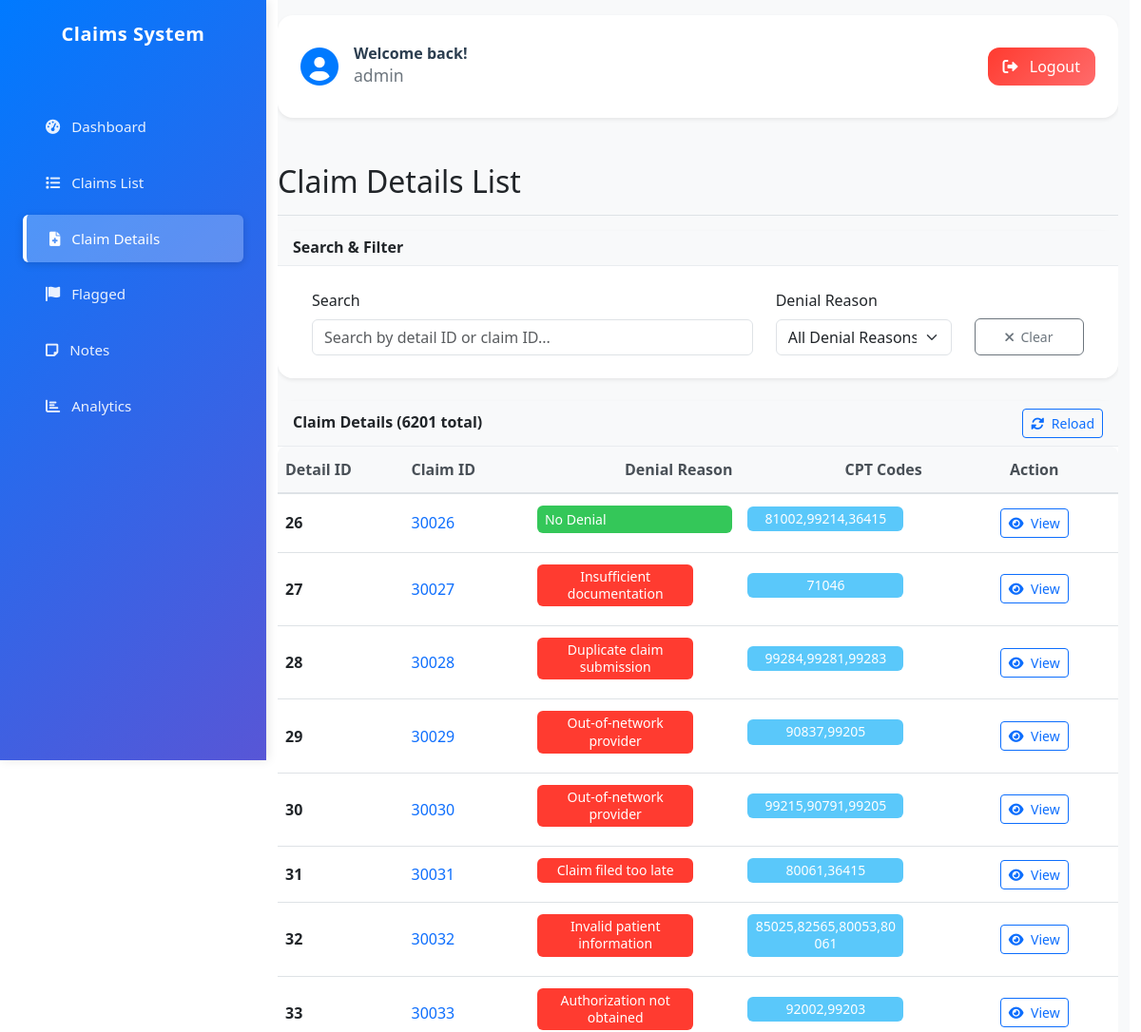
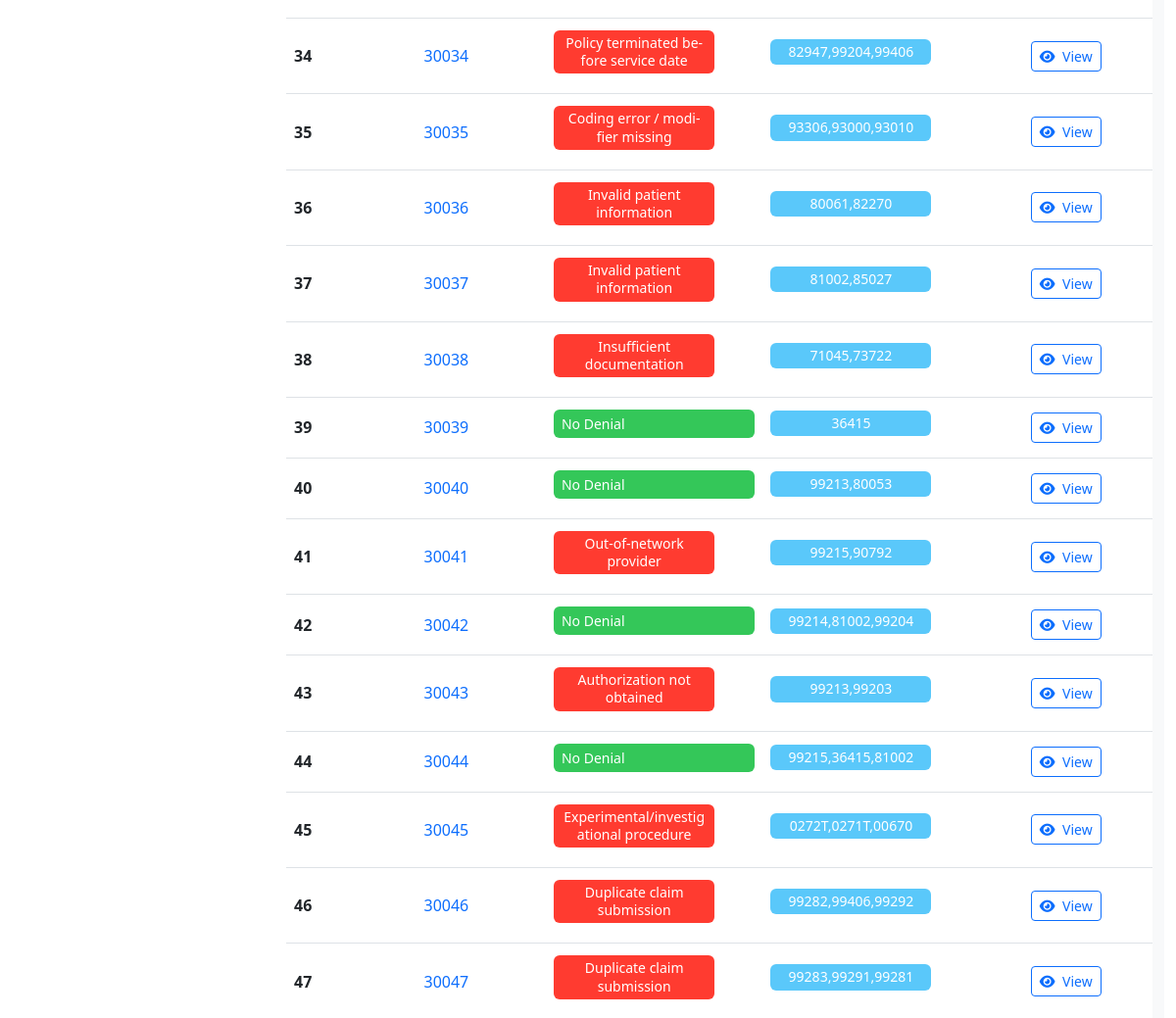
Before: /dashboard/claim-details/?page=2 (signed in, upper part) with the older database file (2 pictures, top to bottom).
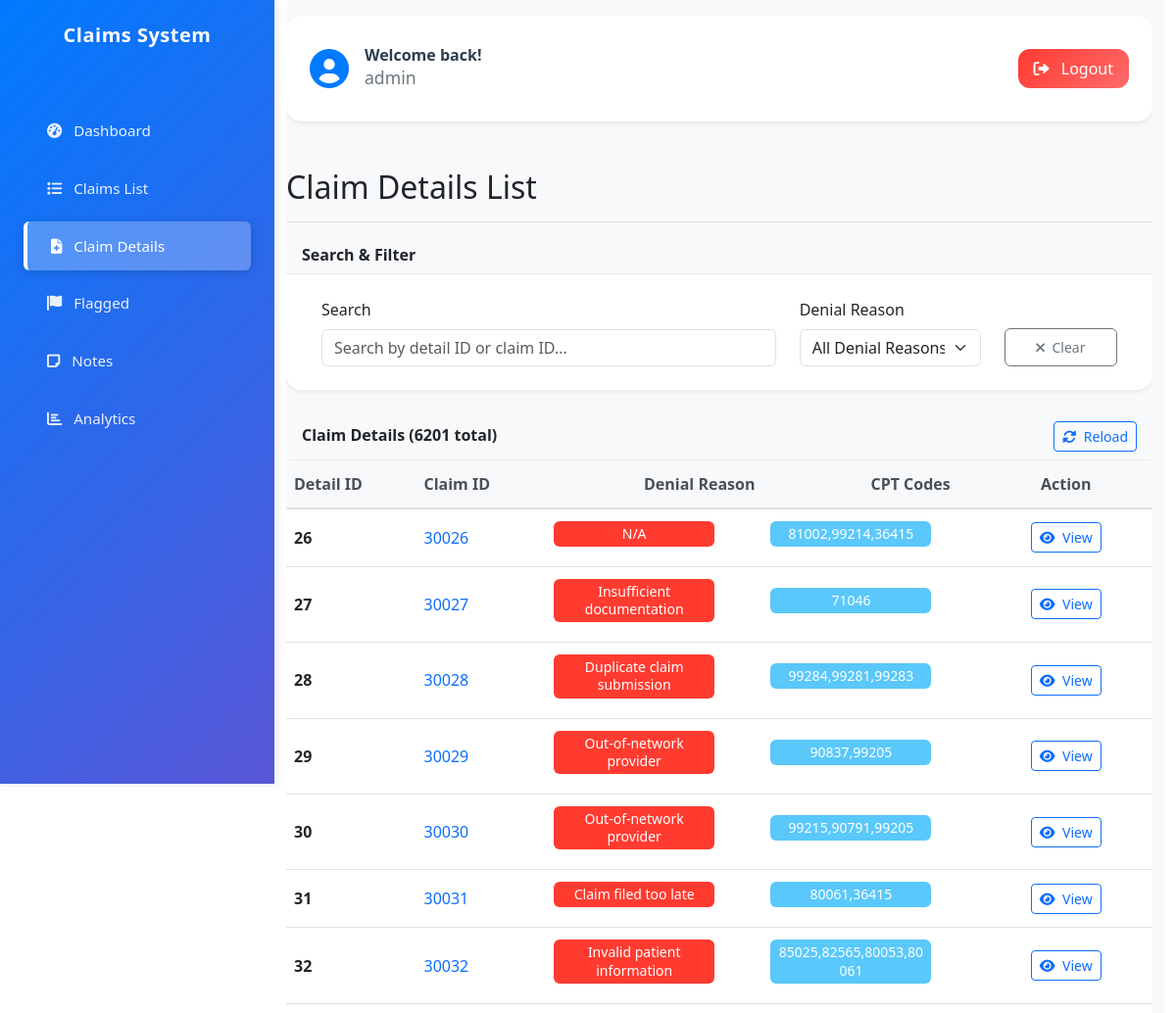
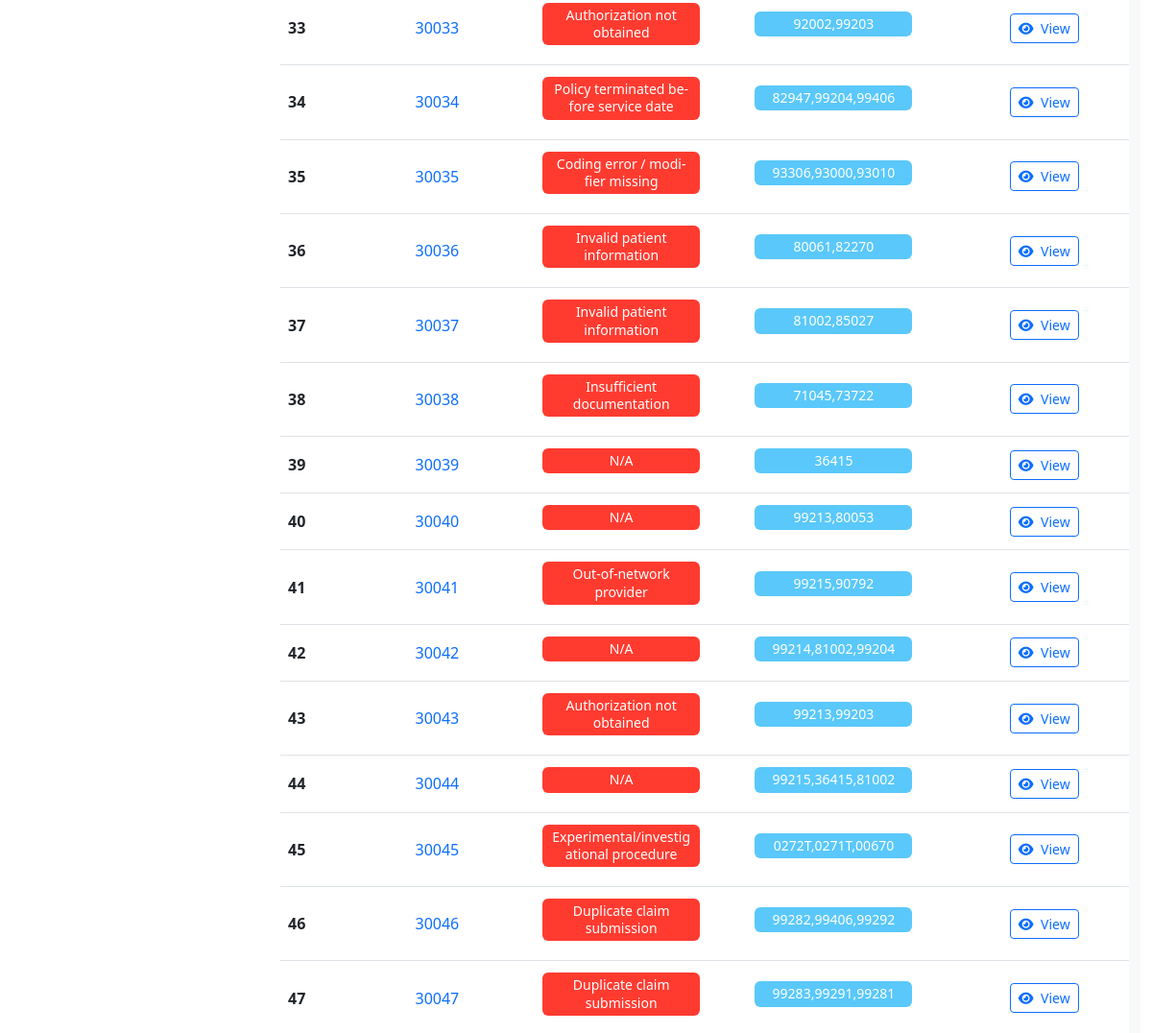
After: the same page with the newer database file (2 pictures, top to bottom).
### backend/claims/models.py (models this page shows, shortened)
class ClaimDetail(models.Model):
    id = models.IntegerField(primary_key=True)
    claim_id = models.BigIntegerField()
    denial_reason = models.CharField(max_length=500, blank=True, null=True)
    cpt_codes = models.CharField(max_length=500, blank=True, null=True)
    class Meta:
        db_table = 'claim_detail'
        verbose_name = 'Claim Detail'
        verbose_name_plural = 'Claim Details'

### backend/claims/views.py (the view)
# urls.py: path('claim-details/', views.claim_details_list, name='claim_details_list'),
@login_required
def claim_details_list(request):
    details = ClaimDetail.objects.all()
    search_query = request.GET.get('search', '')
    if search_query:
        details = details.filter(
            Q(claim_id__icontains=search_query) |
            Q(denial_reason__icontains=search_query) |
            Q(cpt_codes__icontains=search_query)
        )
    denial_filter = request.GET.get('denial_reason', '')
    if denial_filter:
        if denial_filter == 'No Denial':
            details = details.filter(denial_reason__isnull=True) | details.filter(denial_reason='')
        else:
            details = details.filter(denial_reason=denial_filter)
    denial_reasons = ClaimDetail.objects.exclude(
        denial_reason__isnull=True
    ).exclude(
        denial_reason=''
    ).values_list('denial_reason', flat=True).distinct()
    details = details.order_by('id')  # Order by ID for consistent pagination
    paginator = Paginator(details, 25)
    page_number = request.GET.get('page')
    page_obj = paginator.get_page(page_number)
    context = {
        'page_obj': page_obj,
        'search_query': search_query,
        'denial_filter': denial_filter,
        'denial_reasons': denial_reasons,
    }
    return render(request, 'claims/claim_details_list.html', context)

### frontend/templates/claims/claim_details_list.html (shortened to what the changed rows need)
{% extends 'base.html' %}
{% block content %}
<div class="d-flex justify-content-between align-items-center pt-3 pb-2 mb-3 border-bottom">
    <h1 class="h2 fs-2">Claim Details List</h1>
</div>
<div class="card shadow-sm" id="claim-details-results">
    <div class="card-body p-0">
                    <div class="table-responsive claim-line-items">
                        <table class="table table-hover table-sm mb-0">
                            <thead class="table-light">
                                <tr>
                                                                <th class="text-nowrap" style="width: 15%;">Detail ID</th>
                            <th class="text-nowrap" style="width: 15%;">Claim ID</th>
                            <th class="text-nowrap" style="width: 25%; padding-left: 100px;">Denial Reason</th>
                            <th class="text-nowrap" style="width: 25%; padding-left: 110px;">CPT Codes</th>
                            <th class="text-nowrap text-center" style="width: 20%;">Action</th>
                                </tr>
                            </thead>
                            <tbody>
                                {% for detail in page_obj %}
                                <tr>
                                    <td class="text-nowrap align-middle"><strong>{{ detail.id }}</strong></td>
                                    <td class="text-nowrap align-middle">
                                        <a href="{% url 'claims:claim_detail' detail.claim_id %}" class="text-decoration-none">
                                            {{ detail.claim_id }}
                                        </a>
                                    </td>
                                    <td class="text-start">
                                        {% if detail.denial_reason %}
                                            <div class="bg-danger text-white rounded px-2 py-1" style="font-size: 0.875rem; white-space: normal; text-align: center; width: 80%; line-height: 1.3; margin-bottom: 0.5rem;">{{ detail.denial_reason }}</div>
                                        {% else %}
                                            <div class="bg-success text-white rounded px-2 py-1" style="font-size: 0.875rem; margin-bottom: 0.5rem;">No Denial</div>
                                        {% endif %}
                                    </td>
                                    <td class="text-nowrap">
                                        {% if detail.cpt_codes %}
                                            <div class="bg-info text-white rounded px-2 py-1" style="font-size: 0.875rem; white-space: normal; text-align: center; width: 80%; line-height: 1.3; margin-bottom: 0.5rem;">{{ detail.cpt_codes }}</div>
                                        {% else %}
                                            <span class="text-muted">-</span>
                                        {% endif %}
                                    </td>
                                    <td class="text-center align-middle">
                                        <div class="btn-group" role="group">
                                            <a href="{% url 'claims:claim_detail' detail.claim_id %}" class="btn btn-sm btn-outline-primary">
                                                <i class="fas fa-eye me-1"></i>
                                                <span class="">View</span>
                                            </a>
                                        </div>
                                    </td>
                                </tr>
                                {% endfor %}
                            </tbody>
                        </table>
                    </div>
                </div>
            </div>
        </div>
    </div>
</div>
{% endblock %}

Changed rows visible on the page:
changed ClaimDetail id 26: denial_reason (not shown) → "N/A"; no longer shows "No Denial"
changed ClaimDetail id 39: denial_reason (not shown) → "N/A"; no longer shows "No Denial"
changed ClaimDetail id 40: denial_reason (not shown) → "N/A"; no longer shows "No Denial"
changed ClaimDetail id 42: denial_reason (not shown) → "N/A"; no longer shows "No Denial"
changed ClaimDetail id 44: denial_reason (not shown) → "N/A"; no longer shows "No Denial"
